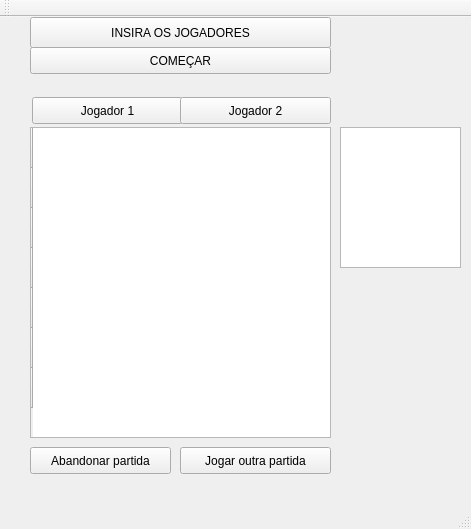
<?xml version="1.0" encoding="UTF-8"?>
<ui version="4.0">
 <class>MainWindow</class>
 <widget class="QMainWindow" name="MainWindow">
  <property name="geometry">
   <rect>
    <x>0</x>
    <y>0</y>
    <width>471</width>
    <height>529</height>
   </rect>
  </property>
  <property name="windowTitle">
   <string>Four In A line</string>
  </property>
  <widget class="QWidget" name="centralWidget">
   <widget class="QPushButton" name="pushButtonJogar">
    <property name="geometry">
     <rect>
      <x>30</x>
      <y>30</y>
      <width>301</width>
      <height>27</height>
     </rect>
    </property>
    <property name="text">
     <string>COMEÇAR</string>
    </property>
   </widget>
   <widget class="QTableWidget" name="tableWidgetTabuleiro">
    <property name="geometry">
     <rect>
      <x>30</x>
      <y>110</y>
      <width>301</width>
      <height>311</height>
     </rect>
    </property>
    <attribute name="horizontalHeaderDefaultSectionSize">
     <number>41</number>
    </attribute>
    <attribute name="verticalHeaderDefaultSectionSize">
     <number>40</number>
    </attribute>
    <row>
     <property name="text">
      <string/>
     </property>
    </row>
    <row>
     <property name="text">
      <string/>
     </property>
    </row>
    <row>
     <property name="text">
      <string/>
     </property>
    </row>
    <row>
     <property name="text">
      <string/>
     </property>
    </row>
    <row>
     <property name="text">
      <string/>
     </property>
    </row>
    <row>
     <property name="text">
      <string/>
     </property>
    </row>
    <row>
     <property name="text">
      <string/>
     </property>
    </row>
   </widget>
   <widget class="QPushButton" name="pushButtonPronto">
    <property name="geometry">
     <rect>
      <x>30</x>
      <y>0</y>
      <width>301</width>
      <height>31</height>
     </rect>
    </property>
    <property name="text">
     <string>INSIRA OS JOGADORES</string>
    </property>
   </widget>
   <widget class="QPushButton" name="pushButtonPlayer1">
    <property name="geometry">
     <rect>
      <x>32</x>
      <y>80</y>
      <width>151</width>
      <height>27</height>
     </rect>
    </property>
    <property name="text">
     <string>Jogador 1</string>
    </property>
   </widget>
   <widget class="QPushButton" name="pushButtonPlayer2">
    <property name="geometry">
     <rect>
      <x>180</x>
      <y>80</y>
      <width>151</width>
      <height>27</height>
     </rect>
    </property>
    <property name="text">
     <string>Jogador 2</string>
    </property>
   </widget>
   <widget class="QPushButton" name="pushButtonRestart">
    <property name="geometry">
     <rect>
      <x>180</x>
      <y>430</y>
      <width>151</width>
      <height>27</height>
     </rect>
    </property>
    <property name="text">
     <string>Jogar outra partida</string>
    </property>
   </widget>
   <widget class="QTextEdit" name="textEditNexte">
    <property name="geometry">
     <rect>
      <x>340</x>
      <y>110</y>
      <width>121</width>
      <height>141</height>
     </rect>
    </property>
   </widget>
   <widget class="QLabel" name="labelJogador1">
    <property name="geometry">
     <rect>
      <x>30</x>
      <y>60</y>
      <width>151</width>
      <height>17</height>
     </rect>
    </property>
    <property name="text">
     <string/>
    </property>
   </widget>
   <widget class="QLabel" name="labelJogador2">
    <property name="geometry">
     <rect>
      <x>180</x>
      <y>60</y>
      <width>151</width>
      <height>17</height>
     </rect>
    </property>
    <property name="text">
     <string/>
    </property>
   </widget>
   <widget class="QPushButton" name="pushButtonAbandonarPartida">
    <property name="geometry">
     <rect>
      <x>30</x>
      <y>430</y>
      <width>141</width>
      <height>27</height>
     </rect>
    </property>
    <property name="text">
     <string>Abandonar partida</string>
    </property>
   </widget>
  </widget>
  <widget class="QMenuBar" name="menuBar">
   <property name="geometry">
    <rect>
     <x>0</x>
     <y>0</y>
     <width>471</width>
     <height>25</height>
    </rect>
   </property>
  </widget>
  <widget class="QToolBar" name="mainToolBar">
   <attribute name="toolBarArea">
    <enum>TopToolBarArea</enum>
   </attribute>
   <attribute name="toolBarBreak">
    <bool>false</bool>
   </attribute>
  </widget>
  <widget class="QStatusBar" name="statusBar"/>
 </widget>
 <layoutdefault spacing="6" margin="11"/>
 <resources/>
 <connections/>
</ui>
